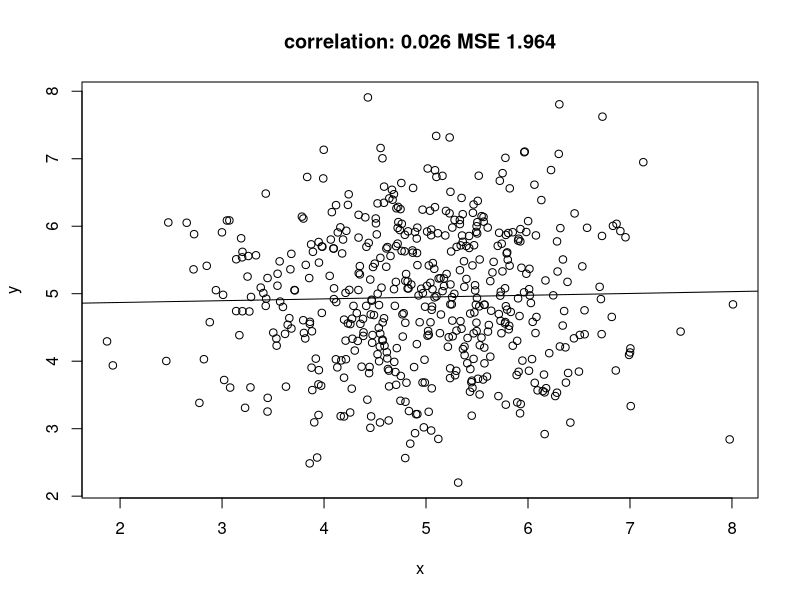
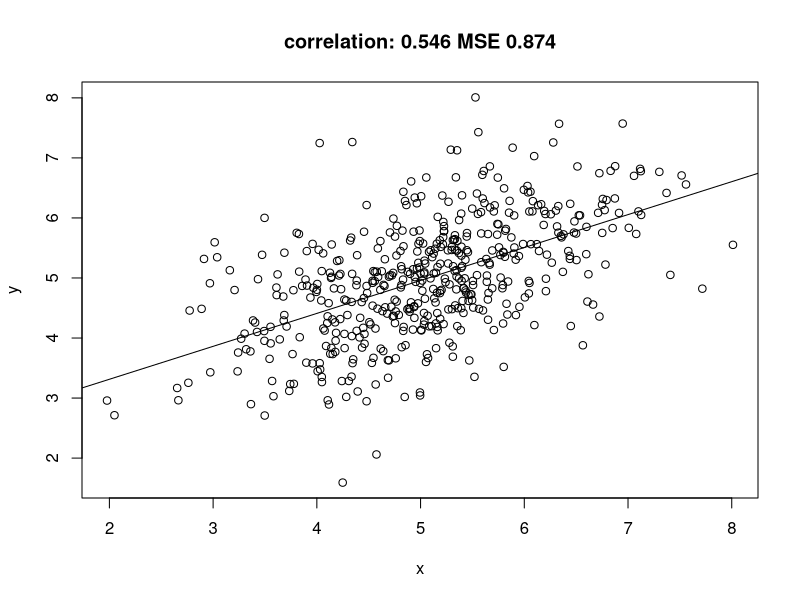
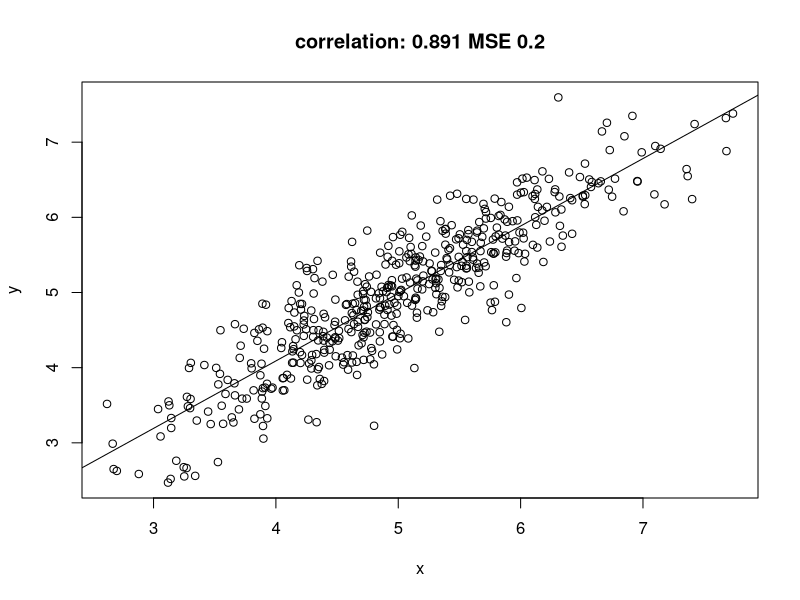
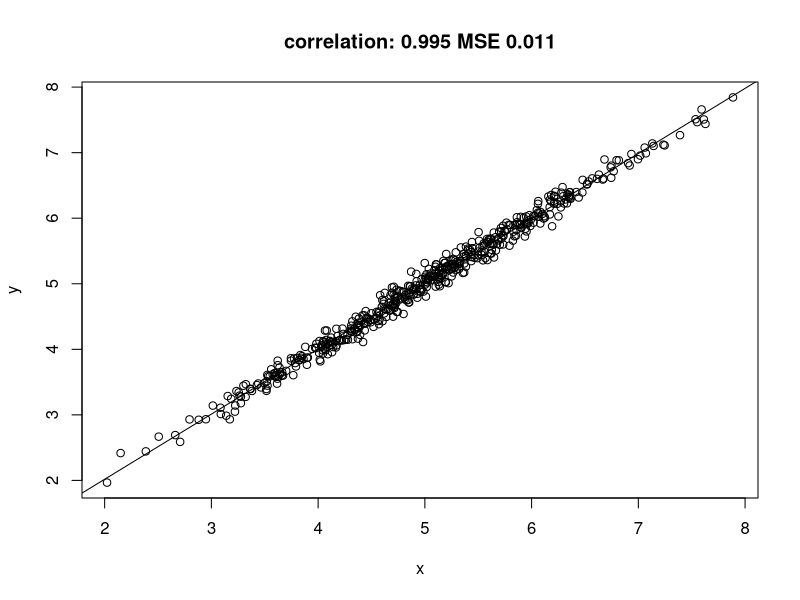
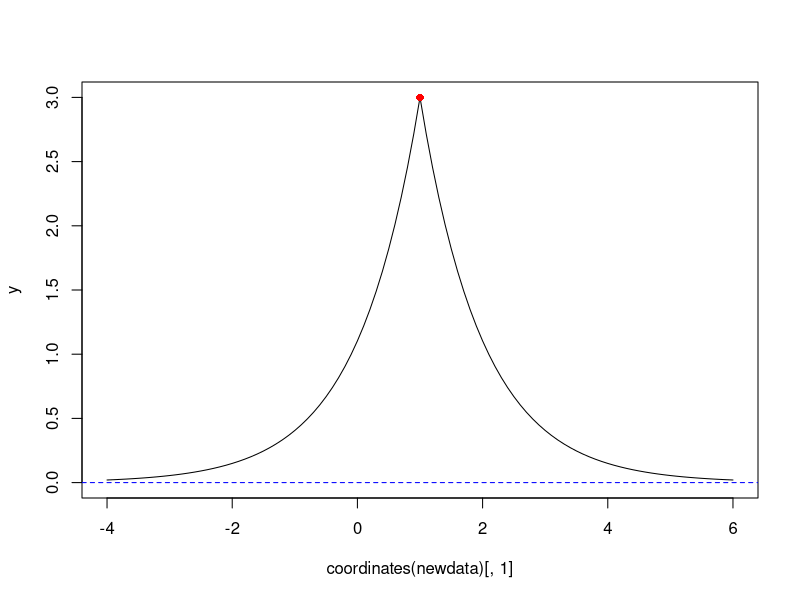

Here is the R script that generated these plots, in order:
## ---- chunk 1
library(mvtnorm)
r = 0.0
Sigma = cbind(c(1, r), c(r, 1))
out = rmvnorm(500, c(5,5), Sigma)
x = out[,1]
y = out[,2]
plot(x, y)
model = lm(y~x)
summary(model)
lines(abline(model))
mse = round(mean((x-y)^2), digits=3)
title(paste("correlation:", round(cor(x,y),digits=3), "MSE", mse))

r = .5
Sigma = cbind(c(1, r), c(r, 1))
out = rmvnorm(500, c(5,5), Sigma)
x = out[,1]
y = out[,2]
plot(x, y)
model = lm(y~x)
summary(model)
lines(abline(model))
mse = round(mean((x-y)^2), digits=3)
title(paste("correlation:", round(cor(x,y),digits=3), "MSE", mse))

r = .9
Sigma = cbind(c(1, r), c(r, 1))
out = rmvnorm(500, c(5,5), Sigma)
x = out[,1]
y = out[,2]
plot(x, y)
model = lm(y~x)
summary(model)
lines(abline(model))
mse = round(mean((x-y)^2), digits=3)
title(paste("correlation:", round(cor(x,y),digits=3), "MSE", mse))

r = .95
Sigma = cbind(c(1, r), c(r, 1))
out = rmvnorm(500, c(5,5), Sigma)
x = out[,1]
y = out[,2]
y = x + 0.1 * rnorm(500)
plot(x, y)
model = lm(y~x)
summary(model)
lines(abline(model))
mse = round(mean((x-y)^2), digits=3)
title(paste("correlation:", round(cor(x,y),digits=3), "MSE", mse))
## ---- chunk 2
library(sp)
cov = function(h) exp(-h)

sk = function(data, newdata, mu, cov) {
	library(sp) # spDists
	V = cov(spDists(data))
	v = cov(spDists(data, newdata))
	mu + t(v) %*% solve(V, data[[1]] - mu)
}

# prediction location at (0,1):
newdata = SpatialPoints(cbind(0,1))

# observation location at (1,1), with attribute value (y) 3:
pts = SpatialPoints(cbind(1,1))
data = SpatialPointsDataFrame(pts, data.frame(z = 3))

sk(data, newdata, 0, cov) # mu = 0
newdata = SpatialPoints(cbind(.1 * 0:20, 1))
sk(data, newdata, 0, cov) # mu = 0
## ---- chunk 3
newdata = SpatialPoints(cbind(seq(-4,6,by=.1), 1))
y = sk(data, newdata, 0, cov) # mu = 0
plot(coordinates(newdata)[,1], y, type='l', ylim = c(0,3))
points(as(data, "data.frame")[,c(3,1)], col='red', pch=16)
abline(0,0, col='blue', lty=2)
